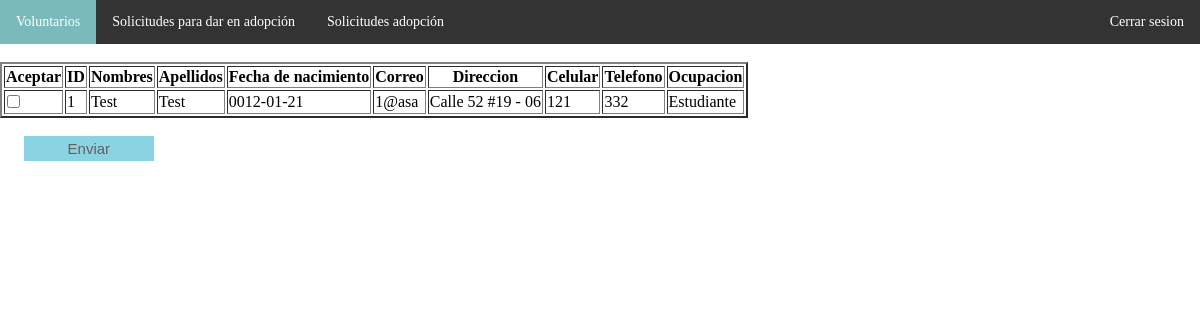
The app's page /php/voluntarios_add.php with its own data.
### tables this page shows
CREATE TABLE `voluntarios` (
  `nombres` varchar(151) NOT NULL,
  `apellidos` varchar(151) NOT NULL,
  `fecha` date NOT NULL,
  `correo` varchar(151) NOT NULL,
  `direccion` varchar(151) NOT NULL,
  `celular` mediumint(30) UNSIGNED NOT NULL,
  `telefono` mediumint(30) UNSIGNED NOT NULL,
  `ocupacion` varchar(151) NOT NULL,
  `id` int(11) NOT NULL,
  `revisado` varchar(11) NOT NULL DEFAULT 'no'
);

### php/voluntarios_add.php (the view, shortened to what this page needs)
<!DOCTYPE html>
<html lang="en">
<head>
    <link rel="stylesheet" href="../css/style_admin.css">
</head>
<body>
    <nav>
        <ul>
            <li><a class="active"  href="../php/voluntarios_add.php">Voluntarios</a></li>
            <li><a href="../php/solicitudes_add.php">Solicitudes para dar en adopción</a></li>
            <li><a href="../php/adopcion_acept.php">Solicitudes adopción</a></li>
            <li style="float:right"><a href="index.php" id="close_sesion">Cerrar sesion</a></li>
        </ul>
    </nav>
    <br>
    <table border = '2'>
        <tr>
            <th>Aceptar</th>
            <th>ID</th>
            <th>Nombres</th>
            <th>Apellidos</th>
            <th>Fecha de nacimiento</th>
            <th>Correo</th>
            <th>Direccion</th>
            <th>Celular</th>
            <th>Telefono</th>
            <th>Ocupacion</th>
        </tr>
        <?php
        $conectar = new mysqli('localhost', 'root', '', 'happy_animals');
        $conectar->set_charset("utf8");
        $sql = "SELECT * FROM voluntarios WHERE revisado = 'no'";
        $ejecutar = $conectar->query($sql);
        if(!$ejecutar){
            echo "Hubo error al ejectuar la cola";
            echo "<br>";
            echo $conectar->error;
        }
        else{
        ?>
        <?php
        while($rows = mysqli_fetch_array($ejecutar)){
            echo "<form method='post' name='check_solicitudes_vol' id = 'check_solicitudes_vol' action='check_voluntarios.php'>";
            echo "<tr>";
            echo "<td>";
            ?>
            <input type='checkbox' id =<?php echo $rows['id'] ?>  name=<?php echo $rows['id'] ?>>
            <?php
            echo "</td>";
            echo "<td>" .  $rows['id'] . "</td>" ;
            echo "<td>" .  $rows['nombres'] . "</td>" ;
            echo "<td>" .  $rows['apellidos'] . "</td>" ;
            echo "<td>" .  $rows['fecha'] . "</td>" ;
            echo "<td>" .  $rows['correo'] . "</td>" ;
            echo "<td>" .  $rows['direccion'] . "</td>" ;
            echo "<td>" .  $rows['celular'] . "</td>" ;
            echo "<td>" .  $rows['telefono'] . "</td>" ;
            echo "<td>" .  $rows['ocupacion'] . "</td>" ;
            echo "</tr>";
        }
        ?>
    </table>
    <br>
    <input type="submit" value="Enviar">
    <?php
    }
    ?>
</body>
</html>

### css/style_admin.css (style rules this page uses)
body { margin: 0; }
nav { background-color: #333; margin: 0; }
ul { list-style-type: none; margin: 0; padding: 0; overflow: hidden; }
li { float: left; }
li a { display: block; color: white; text-align: center; padding: 14px 16px; text-decoration: none; font-family: Bahnschrift; font-size: 14px; }
.active { background-color: #89d3e2; }
input { border: none; border-bottom: 1px solid #8b9191; margin-left: 2%; }
input[type=submit] { border: none; background-color: #89d3e2; color: #646060; font-size: 15px; padding: 4px; width: 10.8%; margin-left: 2%; }

### records on screen
voluntarios: id "1", nombres "Test", apellidos "Test", fecha "0012-01-21", correo "1@asa", direccion "Calle 52 #19 - 06", celular "121", telefono "332", ocupacion "Estudiante"
